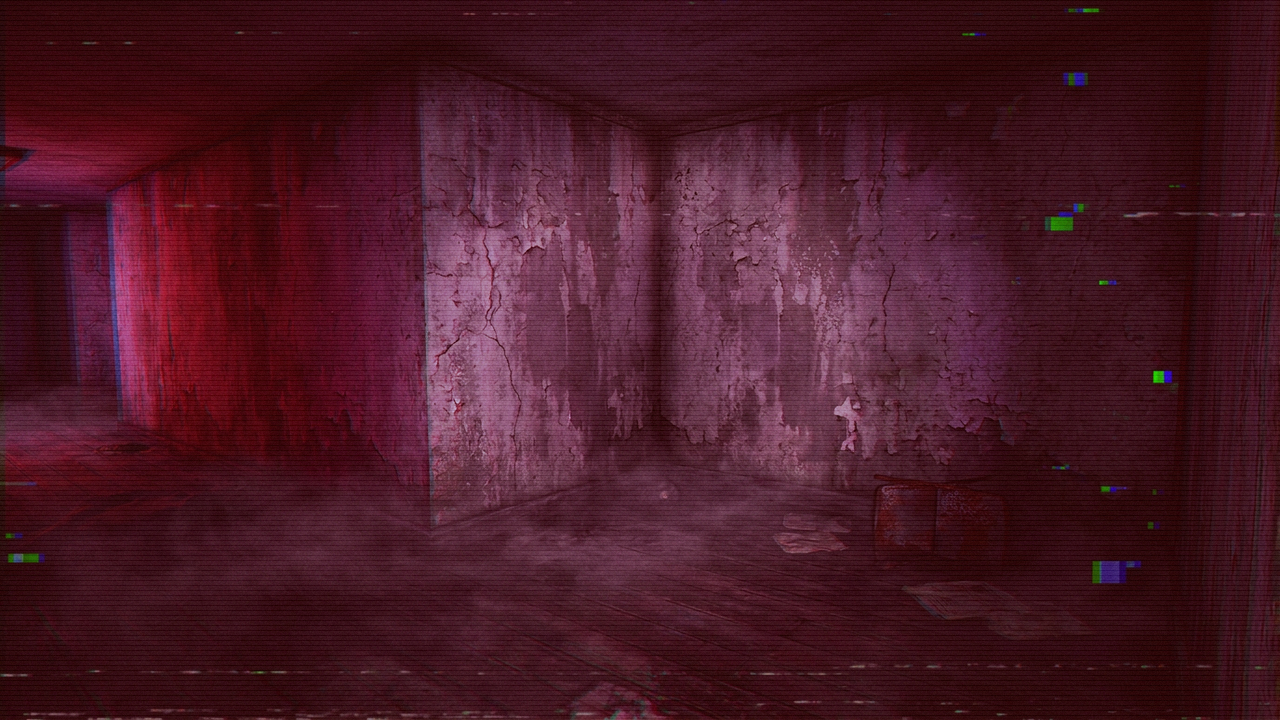
#> input picture mods/TrollgeMod/images/stages/trollge/bg_scary.png, 1280 x 720 px
$ python make_cutscenes.py
#> lines starting #> are read from the running program, lines starting #| are printed output that depends on the picture
#!/usr/bin/env python3
"""
Cutscenes: the art they use and the HScript that plays them.

Codename Engine looks for cutscenes by itself, so shipping the files is enough:

    songs/<song>/cutscene.hx       PlayState.createPost -> startCutscene("", cutscene)
                                   (a ScriptedCutscene substate, before the countdown)
    songs/<song>/cutscene-end.hx   PlayState -> startCutscene("end-", endCutscene, nextSong)
    images/ui/cutscene_*.png       the letterbox bars and the dialogue frame

Both files are generated here from `tools/song_layout.py`, so the copy the player
reads and the copy the audio/chart were built from cannot drift.

Run with:  python3 tools/make_cutscenes.py
"""

import os
import random
import sys

from PIL import Image, ImageDraw, ImageFilter, ImageFont

sys.path.insert(0, os.path.dirname(os.path.abspath(__file__)))

import song_layout as L  # noqa: E402

ROOT = os.path.dirname(os.path.dirname(os.path.abspath(__file__)))
MOD = os.path.join(ROOT, "mods", "TrollgeMod")
SONGS_DIR = os.path.join(MOD, "songs")
UI_DIR = os.path.join(MOD, "images", "ui")

FONT_BOLD = "/usr/share/fonts/truetype/dejavu/DejaVuSans-Bold.ttf"

INK = (8, 6, 10)
BLOOD = (196, 16, 30)
CYAN = (63, 123, 209)
BONE = (238, 232, 236)

FRAME_W, FRAME_H = 1180, 208
BAR_W, BAR_H = 1280, 100


# --------------------------------------------------------------------------- #
# Art
# --------------------------------------------------------------------------- #

def _panel(dark):
    """The dialogue frame: a torn, half-transparent panel with a glowing edge."""
    rng = random.Random(7 if dark else 3)
    img = Image.new("RGBA", (FRAME_W, FRAME_H), (0, 0, 0, 0))
    draw = ImageDraw.Draw(img)

    accent = BLOOD if dark else CYAN
    fill = (14, 10, 14, 226) if dark else (12, 10, 18, 214)

    # Body: rounded, then a torn top edge so it reads as paper, not a UI box.
    draw.rounded_rectangle((0, 0, FRAME_W - 1, FRAME_H - 1), radius=18, fill=fill)
    for x in range(0, FRAME_W, 7):
        bite = rng.randint(0, 6)
        draw.polygon([(x, 0), (x + 7, 0), (x + 4, bite), (x + 1, bite)], fill=(0, 0, 0, 0))

    # Inner scanlines: cheap CRT texture, keeps flat fills from looking plastic.
    for y in range(6, FRAME_H - 6, 4):
        draw.line((10, y, FRAME_W - 10, y), fill=(255, 255, 255, 8))

    # Edge light: a thin bright line plus a soft bloom behind it.
    edge = Image.new("RGBA", (FRAME_W, FRAME_H), (0, 0, 0, 0))
    ed = ImageDraw.Draw(edge)
    ed.rounded_rectangle((2, 2, FRAME_W - 3, FRAME_H - 3), radius=16,
                         outline=accent + (235,), width=3)
    ed.line((22, 26, 22, FRAME_H - 26), fill=accent + (255,), width=6)
    glow = edge.filter(ImageFilter.GaussianBlur(9))
    img = Image.alpha_composite(img, glow)
    img = Image.alpha_composite(img, edge)

    # Wear: a few scratches near the corners.
    scratch = ImageDraw.Draw(img)
    for _ in range(22 if dark else 14):
        x = rng.choice([rng.randint(6, 120), rng.randint(FRAME_W - 130, FRAME_W - 8)])
        y = rng.randint(10, FRAME_H - 10)
        length = rng.randint(3, 16)
        scratch.line((x, y, x + rng.randint(-2, 2), y + length),
                     fill=(255, 255, 255, rng.randint(10, 34)), width=1)
    return img


def _bar(flip):
    """A letterbox bar with a soft inner edge, so the crop does not look pasted."""
    img = Image.new("RGBA", (BAR_W, BAR_H), (0, 0, 0, 255))
    if flip:
        img = img.transpose(Image.FLIP_TOP_BOTTOM)
    fade = Image.new("RGBA", (BAR_W, BAR_H), (0, 0, 0, 0))
    fd = ImageDraw.Draw(fade)
    rows = 22
    for i in range(rows):
        alpha = int(255 * (i / rows) ** 1.6)
        y = BAR_H - rows + i if not flip else i
        fd.line((0, y, BAR_W, y), fill=(0, 0, 0, 255 - alpha))
    if flip:
        # flipped image: the soft edge belongs at the bottom of the picture
        fade = fade.transpose(Image.FLIP_TOP_BOTTOM)
    return Image.alpha_composite(img, fade)


def make_art():
    os.makedirs(UI_DIR, exist_ok=True)
    wrote = []

    for name, dark in (("cutscene_frame", False), ("cutscene_frame_dark", True)):
        path = os.path.join(UI_DIR, name + ".png")
        _panel(dark).save(path)
        wrote.append(path)

    for name, flip in (("cutscene_bar_top", True), ("cutscene_bar_bottom", False)):
        path = os.path.join(UI_DIR, name + ".png")
        _bar(flip).save(path)
        wrote.append(path)
#> this loop made 2 passes
#> pass 1, in _bar, `fade = fade.transpose(Image.FLIP_TOP_BOTTOM)`:
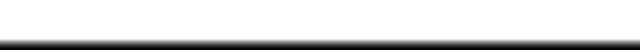
#> fade: PIL image 1280x100 RGBA (shown at 1/2 size); mean R, G, B, A 0, 0, 0, 35.9; transparent parts drawn white

    # docs/preview: the frame over a still of the stage, so the look is reviewable.
    stage = os.path.join(MOD, "images", "stages", "trollge", "bg_scary.png")
    if os.path.isfile(stage):
        preview = Image.open(stage).convert("RGBA").resize((1280, 720))
#> preview is the input picture: PIL image 1280x720 RGBA; mean R, G, B, A 72.9, 25.2, 37.8, 255
        overlay = Image.new("RGBA", (1280, 720), (0, 0, 0, 0))
#> overlay: PIL image 1280x720 RGBA; every value is 0
        overlay.alpha_composite(_bar(True), (0, 0))
        overlay.alpha_composite(_bar(False), (0, 720 - BAR_H))
        overlay.alpha_composite(_panel(True), (50, 430))
#> call 3 of _panel, with dark = True
#> in _panel (call 3), `img = Image.alpha_composite(img, edge)`:
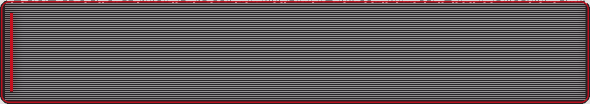
#> img: PIL image 1180x208 RGBA (shown at 1/2 size); mean R, G, B, A 68.4, 58.2, 61.6, 176; transparent parts drawn white
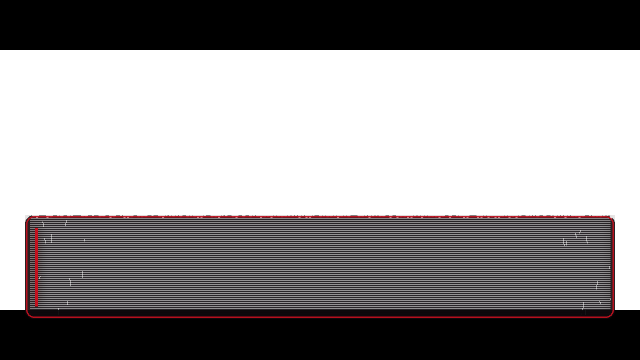
#> overlay: PIL image 1280x720 RGBA (shown at 1/2 size); mean R, G, B, A 17.9, 15.2, 16.1, 113.1; transparent parts drawn white
        preview = Image.alpha_composite(preview, overlay)
        draw = ImageDraw.Draw(preview)
        try:
            title = ImageFont.truetype(FONT_BOLD, 78)
            small = ImageFont.truetype(FONT_BOLD, 26)
            body = ImageFont.truetype(FONT_BOLD, 32)
        except OSError:
            title = small = body = ImageFont.load_default()
        draw.text((88, 40), "DON'T LOOK BACK", font=title, fill=BONE)
        draw.text((92, 132), "TROLLGE WEEK  //  3 OF 5", font=small, fill=BLOOD)
        draw.text((96, 494), "TROLLGE", font=small, fill=BLOOD)
        draw.text((96, 540), "because i'm already there.", font=body, fill=BONE)
        out = os.path.join(ROOT, "docs", "cutscene.jpeg")
        preview.convert("RGB").save(out, quality=92)
        wrote.append(out)

        # The ending preview: the veil plus the first outro line.
        veil_path = os.path.join(UI_DIR, "cutscene_veil.png")
        if os.path.isfile(veil_path):
            ending = Image.open(stage).convert("RGBA").resize((1280, 720))
            ending = Image.alpha_composite(ending, Image.open(veil_path).convert("RGBA"))
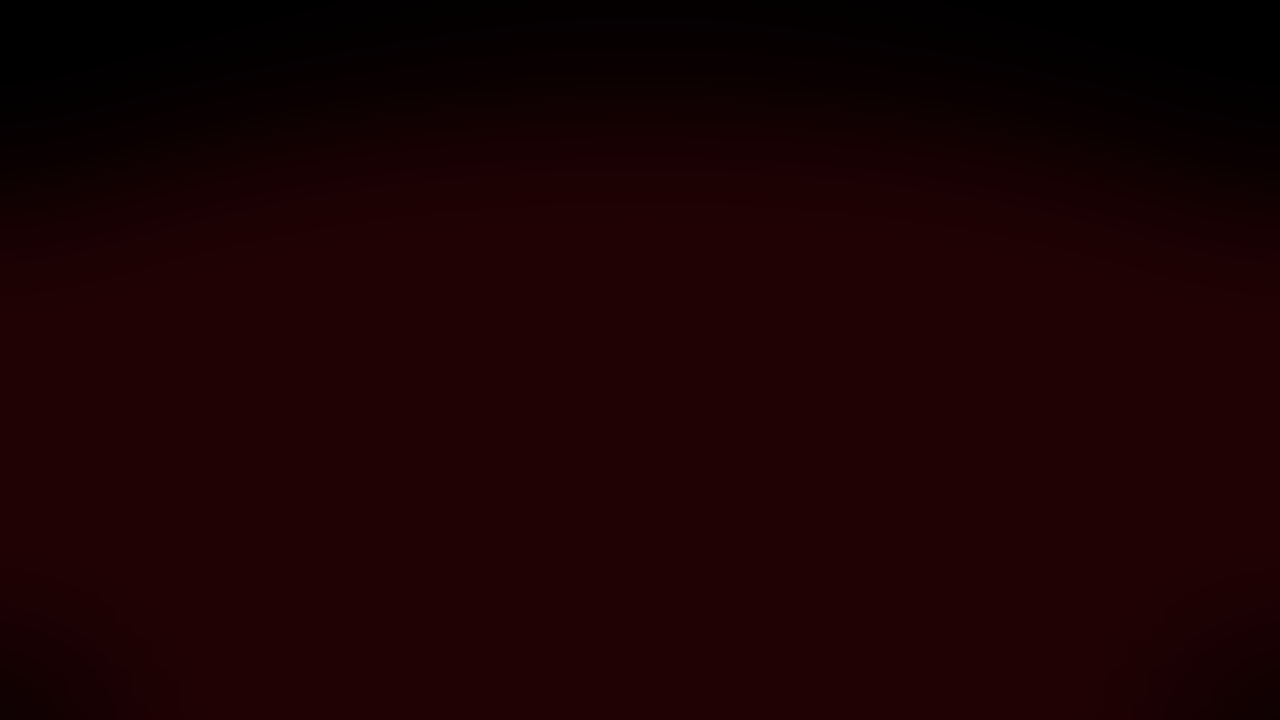
#> input picture mods/TrollgeMod/images/ui/cutscene_veil.png, 1280 x 720 px
#> ending is the input picture: PIL image 1280x720 RGBA; mean R, G, B, A 26.2, 1.5, 3.1, 255
            ed = ImageDraw.Draw(ending)
            ed.text((140, 300), "GOODBYE.", font=body, fill=BONE)
            ed.text((140, 396), "the incident is over.", font=small, fill=(150, 152, 164))
            out = os.path.join(ROOT, "docs", "ending.jpeg")
            ending.convert("RGB").save(out, quality=92)
            wrote.append(out)
    return wrote


# --------------------------------------------------------------------------- #
# HScript
# --------------------------------------------------------------------------- #

#: Shared body. Only APIs the engine itself uses are touched: FlxCamera + camera
#: lists (DialogueCutscene), FlxSprite.loadGraphic (every stage script),
#: FlxTypeText.font/size/color/start (DialogueBox.hx), FlxTimer (guns' cutscene).
CUTSCENE_TEMPLATE = '''// ===========================================================================
//  GENERATED FILE -- tools/make_cutscenes.py builds it from tools/song_layout.py.
//
//  {display} -- song {number}/5 of Trollge Week.
//
//  Codename plays this on its own in Story Mode:
//      PlayState.createPost -> startCutscene("", cutscene) -> ScriptedCutscene
//  so the intro runs before the countdown. Everything is drawn on its own
//  camera, which keeps the stage visible behind it and the HUD off.
// ===========================================================================

var TAG:String = "{tag}";
var SPEAKERS:Array<String> = [{speakers}];
var LINES:Array<String> = [{lines}];
var SHAKES:Array<Float> = [{shakes}];
var FRAME:String = "{frame}";

var cam:FlxCamera = null;
var frame:FlxSprite = null;
var barTop:FlxSprite = null;
var barBot:FlxSprite = null;
var title:FlxText = null;
var tag:FlxText = null;
var speaker:FlxText = null;
var body:FlxTypeText = null;
var hint:FlxText = null;
var timers:Array<FlxTimer> = [];
var index:Int = 0;
var skipped:Bool = false;
var closing:Bool = false;

/** Look of every label: VCR, antialiased, no outline.
 *
 *  No `borderStyle` on purpose. FlxTextBorderStyle is a real enum in flixel and
 *  FlxText.regenGraphic() switches on it -- writing a raw int from HScript makes
 *  that switch throw a Null Object Reference the first time the text is drawn.
 *  The labels sit on the dark panel and the letterbox bars, so plain white reads.
 */
function crisp(t) {{
	t.font = Paths.font("vcr.ttf");
	t.antialiasing = true;
}}

function ui(spr) {{
	spr.cameras = [cam];
	spr.scrollFactor.set(0, 0);
	PlayState.instance.add(spr);
}}

function label(x:Float, y:Float, width:Float, size:Int, colour:Int):FlxText {{
	var t:FlxText = new FlxText(x, y, width, "", size);
	t.size = size;
	t.color = colour;
	crisp(t);
	ui(t);
	return t;
}}

function typeText(x:Float, y:Float, width:Float, size:Int, colour:Int):FlxTypeText {{
	var t:FlxTypeText = new FlxTypeText(x, y, width, "", size);
	t.size = size;
	t.color = colour;
	crisp(t);
	ui(t);
	return t;
}}

function later(delay:Float, fn) {{
	timers.push(new FlxTimer().start(delay, function(_) {{
		fn();
	}}));
}}

/** One line: speaker label, typewriter body, optional shake + stinger. */
function playLine(i:Int) {{
	if (i >= LINES.length) {{
		later(0.9, finish);
		return;
	}}
	index = i;
	if (SPEAKERS[i] != "")
		speaker.text = SPEAKERS[i];
	else
		speaker.text = "";

	var shake:Float = SHAKES[i];
	if (shake > 0.0) {{
		var g = PlayState.instance;
		g.camGame.shake(0.004 * shake, 0.45);
		if (g.camHUD != null) g.camHUD.shake(0.002 * shake, 0.45);
		FlxG.sound.play(Paths.sound("trollge_distortion"), 0.35);
	}}

	body.resetText(LINES[i]);
	body.start(0.018);
	var hold:Float = 1.15 + 0.032 * LINES[i].length + 0.5 * shake;
	later(hold, function() playLine(i + 1));
}}

function finish() {{
	if (closing) return;
	closing = true;
	var g = PlayState.instance;
	FlxTween.tween(barTop, {{y: -barTop.height}}, 0.45, {{ease: FlxEase.quadIn}});
	FlxTween.tween(barBot, {{y: FlxG.height}}, 0.45, {{ease: FlxEase.quadIn}});
	for (spr in [frame, title, tag, speaker, body, hint])
		if (spr != null) FlxTween.tween(spr, {{alpha: 0.0}}, 0.35);
	later(0.5, close);
}}

function skipNow() {{
	if (closing) return;
	skipped = true;
	finish();
}}

function create() {{
	var g = PlayState.instance;
	cam = new FlxCamera();
	cam.bgColor = 0;
	FlxG.cameras.add(cam, false);

	if (g.camHUD != null) g.camHUD.visible = false;

	barTop = new FlxSprite(0, -{bar_h});
	barTop.loadGraphic(Paths.image("ui/cutscene_bar_top"));
	ui(barTop);
	barBot = new FlxSprite(0, FlxG.height);
	barBot.loadGraphic(Paths.image("ui/cutscene_bar_bottom"));
	ui(barBot);
	FlxTween.tween(barTop, {{y: 0}}, 0.5, {{ease: FlxEase.quadOut}});
	FlxTween.tween(barBot, {{y: FlxG.height - {bar_h}}}, 0.5, {{ease: FlxEase.quadOut}});

	frame = new FlxSprite(50, 430);
	frame.loadGraphic(Paths.image(FRAME));
	ui(frame);
	frame.alpha = 0.0;
	FlxTween.tween(frame, {{alpha: 1.0}}, 0.4, {{startDelay: 0.15}});

	title = label(86, 34, 1120, 78, 0xFFF2EEE8);
	title.text = "{title}";
	title.alpha = 0.0;
	FlxTween.tween(title, {{alpha: 1.0}}, 0.45, {{startDelay: 0.25}});

	tag = label(92, 126, 1100, 24, {accent});
	tag.text = TAG;
	tag.alpha = 0.0;
	FlxTween.tween(tag, {{alpha: 1.0}}, 0.4, {{startDelay: 0.4}});

	speaker = label(96, 480, 1000, 26, {accent});
	body = typeText(96, 524, 1070, 34, 0xFFF1F1F5);
	hint = label(1010, 596, 200, 18, 0xFF8A93A6);
	hint.text = "ENTER TO SKIP";
	hint.alpha = 0.55;

	FlxG.sound.play(Paths.sound("{stinger}"), 0.6);
	later(0.8, function() playLine(0));
}}

function update(elapsed:Float) {{
	if (FlxG.keys.justPressed.ENTER || FlxG.keys.justPressed.SPACE
		|| FlxG.keys.justPressed.ESCAPE)
		skipNow();
}}

function destroy() {{
	var g = PlayState.instance;
	for (timer in timers) timer.cancel();
	timers = [];
	if (g != null) {{
		if (g.camHUD != null) g.camHUD.visible = true;
		for (spr in [frame, barTop, barBot, title, tag, speaker, body, hint])
			if (spr != null) g.remove(spr, true);
	}}
	if (cam != null) FlxG.cameras.remove(cam);
}}
'''

END_TEMPLATE = '''// ===========================================================================
//  GENERATED FILE -- tools/make_cutscenes.py builds it from tools/song_layout.py.
//
//  {display} -- end cutscene, played by Codename on its own:
//      PlayState -> startCutscene("end-", endCutscene, nextSong)
//  The screen fades out under the last chord, the outro lines type themselves in,
//  then `close()` hands control back to the engine (results / next song).
// ===========================================================================

var LINES:Array<String> = [{lines}];
var SHAKES:Array<Float> = [{shakes}];
var IS_FINALE:Bool = {finale};

var cam:FlxCamera = null;
var veil:FlxSprite = null;
var body:FlxTypeText = null;
var hint:FlxText = null;
var timers:Array<FlxTimer> = [];
var index:Int = 0;
var closing:Bool = false;

/** Look of every label: VCR, antialiased, no outline.
 *
 *  No `borderStyle` on purpose. FlxTextBorderStyle is a real enum in flixel and
 *  FlxText.regenGraphic() switches on it -- writing a raw int from HScript makes
 *  that switch throw a Null Object Reference the first time the text is drawn.
 *  The labels sit on the dark panel and the letterbox bars, so plain white reads.
 */
function crisp(t) {{
	t.font = Paths.font("vcr.ttf");
	t.antialiasing = true;
}}

function ui(spr) {{
	spr.cameras = [cam];
	spr.scrollFactor.set(0, 0);
	PlayState.instance.add(spr);
}}

function typeText(x:Float, y:Float, width:Float, size:Int, colour:Int):FlxTypeText {{
	var t:FlxTypeText = new FlxTypeText(x, y, width, "", size);
	t.font = Paths.font("vcr.ttf");
	t.size = size;
	t.color = colour;
	t.antialiasing = true;
	return cast ui(t);
}}

function later(delay:Float, fn) {{
	timers.push(new FlxTimer().start(delay, function(_) {{
		fn();
	}}));
}}

function playLine(i:Int) {{
	if (i >= LINES.length) {{
		later(1.4 if IS_FINALE else 0.6, finish);
		return;
	}}
	index = i;
	var shake:Float = SHAKES[i];
	if (shake > 0.0 && PlayState.instance != null)
		PlayState.instance.camGame.shake(0.005 * shake, 0.5);

	body.resetText(LINES[i]);
	body.start(0.05);
	var hold:Float = 1.5 + 0.04 * LINES[i].length + 0.6 * shake;
	later(hold, function() playLine(i + 1));
}}

function finish() {{
	if (closing) return;
	closing = true;
	FlxTween.tween(body, {{alpha: 0.0}}, 0.5);
	if (hint != null) FlxTween.tween(hint, {{alpha: 0.0}}, 0.4);
	later(0.6, close);
}}

function skipNow() {{
	if (closing) return;
	finish();
}}

function create() {{
	var g = PlayState.instance;
	cam = new FlxCamera();
	cam.bgColor = 0;
	FlxG.cameras.add(cam, false);

	if (g.camHUD != null) g.camHUD.visible = false;

	veil = new FlxSprite(0, 0);
	veil.loadGraphic(Paths.image("ui/cutscene_veil"));
	ui(veil);
	veil.alpha = 0.0;
	FlxTween.tween(veil, {{alpha: 1.0}}, 1.1, {{ease: FlxEase.quadInOut}});

	body = typeText(140, 300, 1000, 40, 0xFFF1F1F5);
	body.alpha = 0.0;
	FlxTween.tween(body, {{alpha: 1.0}}, 0.6, {{startDelay: 0.7}});

	hint = new FlxText(1010, 660, 220, "", 18);
	hint.size = 18;
	hint.color = 0xFF8A93A6;
	crisp(hint);
	hint.text = "ENTER TO SKIP";
	hint.alpha = 0.4;
	ui(hint);

	FlxG.sound.play(Paths.sound("{stinger}"), 0.7);
	later(1.0, function() playLine(0));
}}

function update(elapsed:Float) {{
	if (FlxG.keys.justPressed.ENTER || FlxG.keys.justPressed.SPACE
		|| FlxG.keys.justPressed.ESCAPE)
		skipNow();
}}

function destroy() {{
	var g = PlayState.instance;
	for (timer in timers) timer.cancel();
	timers = [];
	if (g != null) {{
		if (g.camHUD != null) g.camHUD.visible = true;
		for (spr in [veil, body, hint])
			if (spr != null) g.remove(spr, true);
	}}
	if (cam != null) FlxG.cameras.remove(cam);
}}
'''

ACCENTS = {
    "trolling": "0xFF6FA8FF",
    "getting-dark": "0xFFD2434F",
    "dont-look-back": "0xFFE24B4B",
    "super-scary": "0xFFFF3B3B",
    "the-incident": "0xFFB0121E",
}

STINGERS = {
    "trolling": "trollge_hit",
    "getting-dark": "trollge_distortion",
    "dont-look-back": "trollge_distortion",
    "super-scary": "trollge_jump_scare",
    "the-incident": "trollge_invert",
}

END_STINGERS = {
    "trolling": "trollge_theme",
    "getting-dark": "trollge_distortion",
    "dont-look-back": "trollge_invert",
    "super-scary": "trollge_jump_scare",
    "the-incident": "trollge_theme_scary",
}


def hx_string(text):
    return '"%s"' % text.replace("\\", "\\\\").replace('"', '\\"')


def emit_cutscene(song, number):
    data = song["cutscene"]
    lines = data["lines"]
    return CUTSCENE_TEMPLATE.format(
        display=song["display"],
        number=number,
        tag=data["tag"],
        speakers=", ".join(hx_string(who) for who, _text, _shake in lines),
        lines=", ".join(hx_string(text) for _who, text, _shake in lines),
        shakes=", ".join("%.1f" % shake for _who, _text, shake in lines),
        frame=data["frame"],
        title=song["display"].upper().replace('"', "'"),
        accent=ACCENTS[song["id"]],
        stinger=STINGERS[song["id"]],
        bar_h=BAR_H,
    )


def emit_end(song):
    data = song["cutscene"]
    outro = data["outro"]
    finale = song["id"] == "the-incident"
    return END_TEMPLATE.format(
        display=song["display"],
        lines=", ".join(hx_string(text) for _who, text, _shake in outro),
        shakes=", ".join("%.1f" % shake for _who, _text, shake in outro),
        finale="true" if finale else "false",
        stinger=END_STINGERS[song["id"]],
    )


def make_veil():
    """The end-cutscene veil: black, with a soft red core so the ending breathes."""
    img = Image.new("RGBA", (1280, 720), (0, 0, 0, 255))
#> img: PIL image 1280x720 RGBA
    glow = Image.new("RGBA", (1280, 720), (0, 0, 0, 0))
    gd = ImageDraw.Draw(glow)
    gd.ellipse((-260, 60, 1540, 800), fill=(120, 6, 14, 70))
    glow = glow.filter(ImageFilter.GaussianBlur(80))
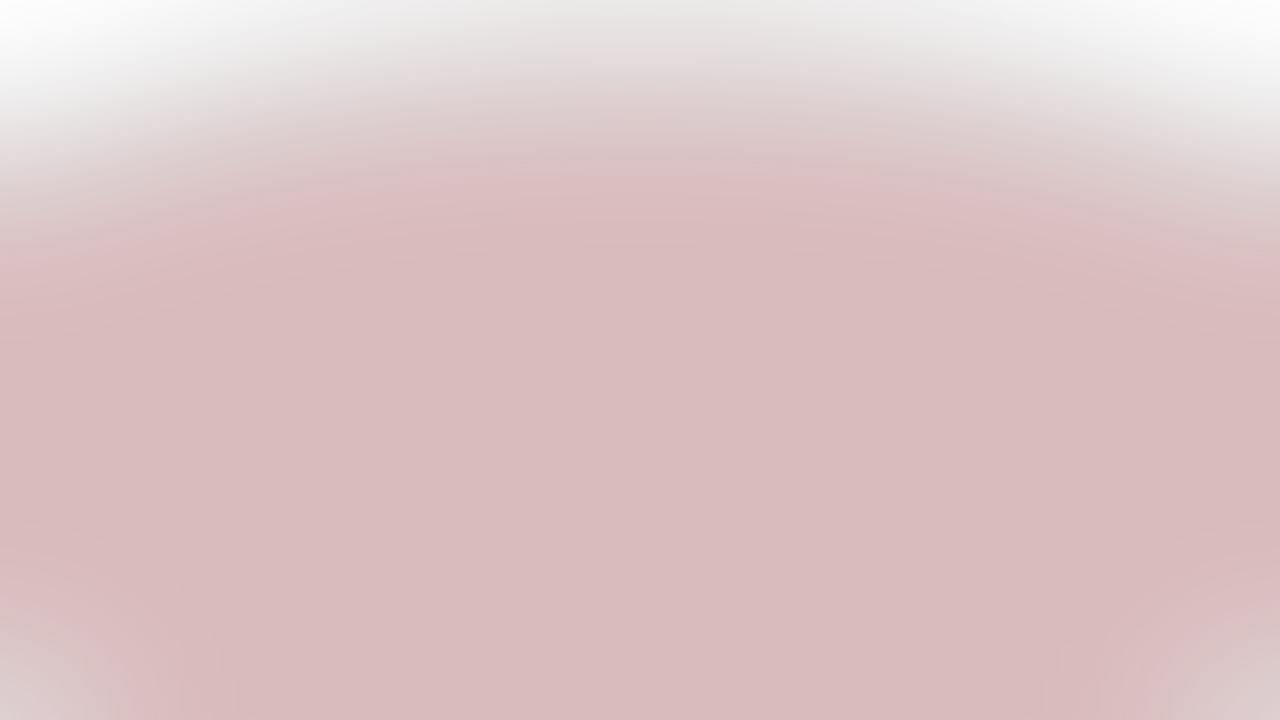
#> glow: PIL image 1280x720 RGBA; mean R, G, B, A 102.8, 5.2, 12, 60; transparent parts drawn white
    img = Image.alpha_composite(img, glow)
    path = os.path.join(UI_DIR, "cutscene_veil.png")
    img.save(path)
    return path


def main():
    wrote = make_art()
    wrote.append(make_veil())

    for number, song in enumerate(L.SONGS, start=1):
        base = os.path.join(SONGS_DIR, song["id"])
        os.makedirs(base, exist_ok=True)
        for name, text in (("cutscene.hx", emit_cutscene(song, number)),
                           ("cutscene-end.hx", emit_end(song))):
            path = os.path.join(base, name)
            with open(path, "w", encoding="utf-8") as handle:
                handle.write(text)
            wrote.append(path)
        print("  %-14s %d intro lines, %d outro lines"
              % (song["id"], len(song["cutscene"]["lines"]),
                 len(song["cutscene"]["outro"])))

    for path in wrote:
        print("  -> %s" % os.path.relpath(path, ROOT))


if __name__ == "__main__":
    main()
